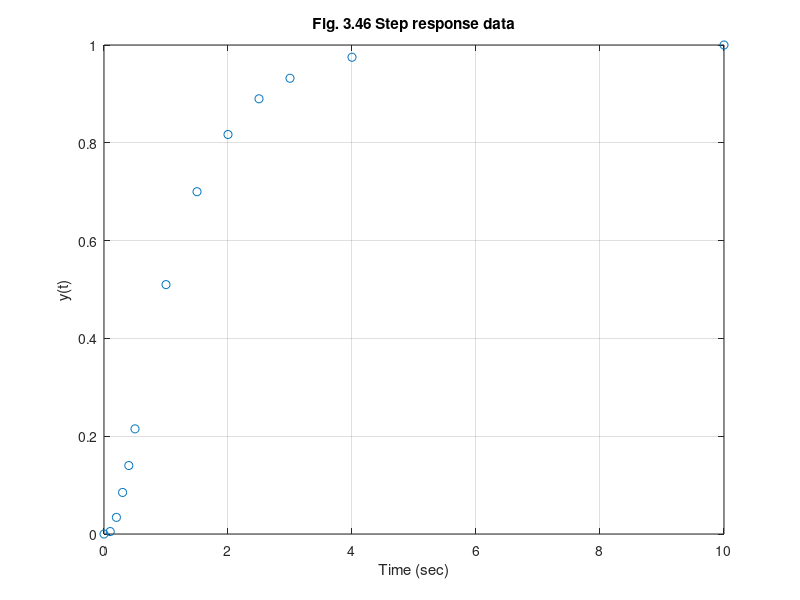

Source code (MATLAB):
%  Figure 3.46      Feedback Control of Dynamic Systems, 4e
%                        Franklin, Powell, Emami
%
%  Example 3.28     
clf;
t=[0 .1 .2 .3 .4 .5 1 1.5 2 2.5 3 4 10];
y=[0 .005 .034 .085 .140 .215 .510 .7 .817 .890 .932 .975 1];
axis([0 6 -.2 1])
plot(t,y,'o'),grid
title('Fig. 3.46 Step response data')
ylabel('y(t)')
xlabel('Time (sec)')
